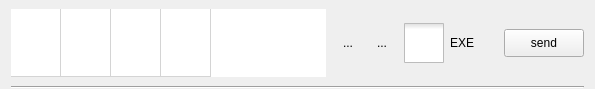
<?xml version="1.0" encoding="UTF-8"?>
<ui version="4.0">
 <class>PduItemWidget</class>
 <widget class="QWidget" name="PduItemWidget">
  <property name="geometry">
   <rect>
    <x>0</x>
    <y>0</y>
    <width>595</width>
    <height>74</height>
   </rect>
  </property>
  <property name="windowTitle">
   <string>Form</string>
  </property>
  <property name="styleSheet">
   <string notr="true">
QCheckBox::indicator {
    width: 40px;
    height: 40px;
}

QCheckBox::indicator:unchecked {
    image: url(:/image/image/checkbox_unchecked.png);
}

QCheckBox::indicator:unchecked:hover {
    image: url(:/image/image/checkbox_unchecked_hover.png);
}

QCheckBox::indicator:checked {
    image: url(:/image/image/checkbox_checked.png);
}

QCheckBox::indicator:checked:hover {
    image: url(:/image/image/checkbox_checked_hover.png);
}

QTableView {
    background: white;
    border: none
}</string>
  </property>
  <layout class="QVBoxLayout" name="verticalLayout">
   <property name="spacing">
    <number>9</number>
   </property>
   <property name="topMargin">
    <number>9</number>
   </property>
   <property name="bottomMargin">
    <number>0</number>
   </property>
   <item>
    <layout class="QHBoxLayout" name="horizontalLayout">
     <property name="spacing">
      <number>10</number>
     </property>
     <item>
      <widget class="QTableWidget" name="tableWidget">
       <property name="editTriggers">
        <set>QAbstractItemView::AnyKeyPressed|QAbstractItemView::DoubleClicked|QAbstractItemView::EditKeyPressed|QAbstractItemView::SelectedClicked</set>
       </property>
       <property name="columnCount">
        <number>4</number>
       </property>
       <attribute name="horizontalHeaderVisible">
        <bool>false</bool>
       </attribute>
       <attribute name="horizontalHeaderDefaultSectionSize">
        <number>50</number>
       </attribute>
       <attribute name="verticalHeaderVisible">
        <bool>false</bool>
       </attribute>
       <attribute name="verticalHeaderStretchLastSection">
        <bool>true</bool>
       </attribute>
       <row>
        <property name="text">
         <string>新建行</string>
        </property>
       </row>
       <column/>
       <column/>
       <column/>
       <column/>
      </widget>
     </item>
     <item>
      <widget class="QToolButton" name="btnAdd">
       <property name="text">
        <string>...</string>
       </property>
       <property name="icon">
        <iconset resource="resource.qrc">
         <normaloff>:/image/image/add.png</normaloff>:/image/image/add.png</iconset>
       </property>
       <property name="iconSize">
        <size>
         <width>30</width>
         <height>30</height>
        </size>
       </property>
       <property name="autoRepeat">
        <bool>false</bool>
       </property>
       <property name="autoExclusive">
        <bool>false</bool>
       </property>
       <property name="autoRaise">
        <bool>true</bool>
       </property>
      </widget>
     </item>
     <item>
      <widget class="QToolButton" name="btnRemove">
       <property name="text">
        <string>...</string>
       </property>
       <property name="icon">
        <iconset resource="resource.qrc">
         <normaloff>:/image/image/remove.png</normaloff>:/image/image/remove.png</iconset>
       </property>
       <property name="iconSize">
        <size>
         <width>30</width>
         <height>30</height>
        </size>
       </property>
       <property name="autoRaise">
        <bool>true</bool>
       </property>
      </widget>
     </item>
     <item>
      <widget class="QCheckBox" name="checkBox">
       <property name="minimumSize">
        <size>
         <width>90</width>
         <height>32</height>
        </size>
       </property>
       <property name="text">
        <string>EXE</string>
       </property>
       <property name="iconSize">
        <size>
         <width>32</width>
         <height>32</height>
        </size>
       </property>
      </widget>
     </item>
     <item>
      <widget class="QPushButton" name="btnSend">
       <property name="minimumSize">
        <size>
         <width>0</width>
         <height>28</height>
        </size>
       </property>
       <property name="text">
        <string>send</string>
       </property>
      </widget>
     </item>
    </layout>
   </item>
   <item>
    <widget class="Line" name="line">
     <property name="orientation">
      <enum>Qt::Horizontal</enum>
     </property>
    </widget>
   </item>
  </layout>
 </widget>
 <resources>
  <include location="resource.qrc"/>
 </resources>
 <connections/>
</ui>
